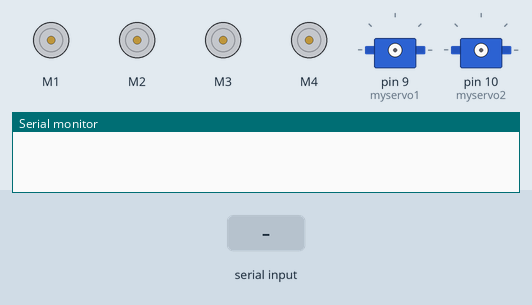
The sketch below on a simulated Arduino Mega 2560, built with avr-gcc and run on an emulated ATmega2560. Shown: 4 × DC motor (green arrow = forward, orange = backward, longer = faster), 2 × servo, the last lines printed to the serial monitor. The test bench sets the inputs (shaded band).

Above: at 1.3 s.
1.4 s: "F" received over the second serial link
At 1.8 s:
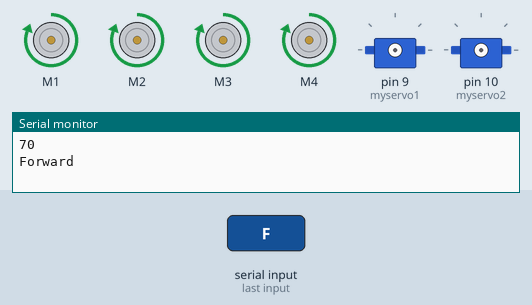
2.9 s: "B" received over the second serial link
At 4.1 s:
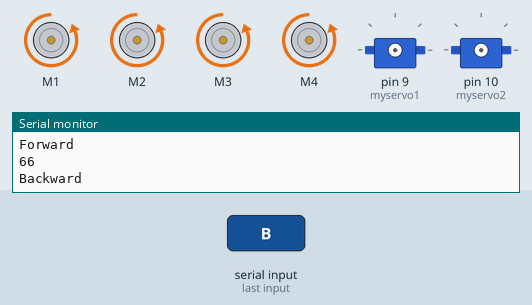
4.4 s: "R" received over the second serial link
At 5.3 s:
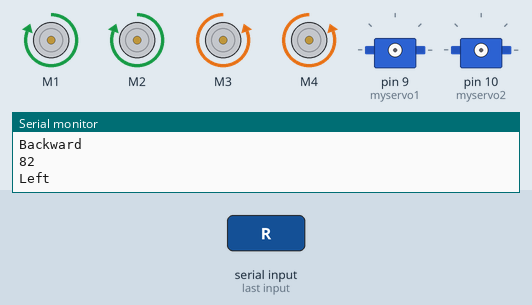
5.9 s: "L" received over the second serial link
At 6.4 s:
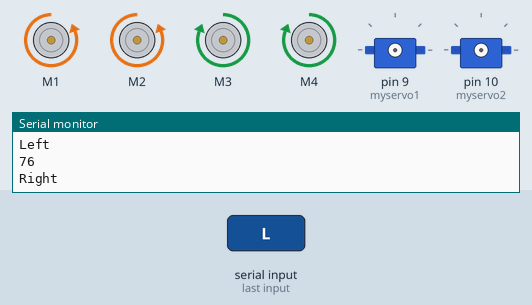
7.4 s: "X" received over the second serial link
8.9 s: "S" received over the second serial link
At 9.9 s:
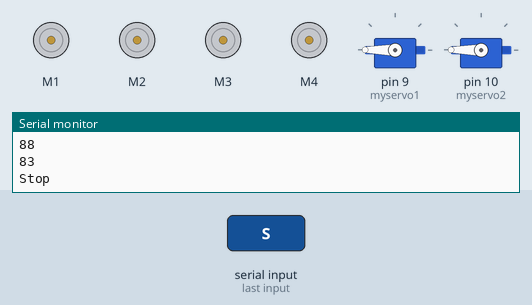
Timing chart, 0 to 11.4 s (numbered marks = the images above; inputs shaded):
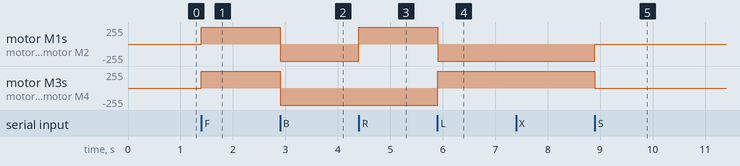

Measured:
- after the input at 1.4 s, motor M1–4: stopped → forward 255/255 at once
- after the input at 2.9 s, motor M1–4: forward 255/255 → backward 255/255 at once
- after the input at 4.4 s, motor M1, motor M2: backward 255/255 → forward 255/255 at once
- after the input at 5.9 s, motor M1, motor M2: forward 255/255 → backward 255/255 at once; motor M3, motor M4: backward 255/255 → forward 255/255 at once
- after the input at 8.9 s, motor M1, motor M2: backward 255/255 → stopped at once; motor M3, motor M4: forward 255/255 → stopped at once

The sketch:

fight_bot.ino
```cpp
#include <SoftwareSerial.h>
#include <AFMotor.h>
#include <Servo.h>

const int pinoTX = 52;
const int pinoRX = 53;
int dadoBluetooth = 0;

SoftwareSerial bluetooth(pinoTX, pinoRX);
AF_DCMotor motorDT(1);
AF_DCMotor motorDF(2);
AF_DCMotor motorEF(3);
AF_DCMotor motorET(4);
int speed = 255;

Servo myservo1;
Servo myservo2;
bool state1 = false;
bool state2 = false;

void setup() {
  Serial.begin(9600);
  bluetooth.begin(9600);
  bluetooth.print("$");
  bluetooth.print("$");
  bluetooth.print("$");
  delay(100);
  motorDT.setSpeed(speed);
  motorDF.setSpeed(speed);
  motorEF.setSpeed(speed);
  motorET.setSpeed(speed);
  motorDT.run(RELEASE);
  motorDF.run(RELEASE);
  motorEF.run(RELEASE);
  motorET.run(RELEASE);
}

void loop() {
  if (bluetooth.available()) {
    dadoBluetooth = bluetooth.read();
    Serial.println(dadoBluetooth);

    switch (dadoBluetooth) {
      case 70:
        forward();
        Serial.println("Forward");
        break;
      case 66:
        backward();
        Serial.println("Backward");
        break;
      case 82:
        left();
        Serial.println("Left");
        break;
      case 76:
        right();
        Serial.println("Right");
        break;
      case 83:
        stop();
        Serial.println("Stop");
        break;
      case 88:
        myservo1.attach(9);
        myservo2.attach(10);
        myservo1.write(180);  // Define a rotação contínua
        myservo2.write(180);  // Define a rotação contínua
        break;
      case 120:
        myservo1.detach();  // Desanexa para garantir que pare
        myservo2.detach();  // Desanexa para garantir que pare
        break;
      default:
        // Caso não previsto
        break;
    }
  }
}

void forward() {
  motorDT.run(FORWARD);
  motorDF.run(FORWARD);
  motorEF.run(FORWARD);
  motorET.run(FORWARD);
}

void backward() {
  motorDT.run(BACKWARD);
  motorDF.run(BACKWARD);
  motorEF.run(BACKWARD);
  motorET.run(BACKWARD);
}

void right() {
  motorEF.run(FORWARD);
  motorDF.run(BACKWARD);
  motorDT.run(BACKWARD);
  motorET.run(FORWARD);
}

void left() {
  motorEF.run(BACKWARD);
  motorDF.run(FORWARD);
  motorDT.run(FORWARD);
  motorET.run(BACKWARD);
}

void stop() {
  motorDT.run(RELEASE);
  motorDF.run(RELEASE);
  motorEF.run(RELEASE);
  motorET.run(RELEASE);
}
```
